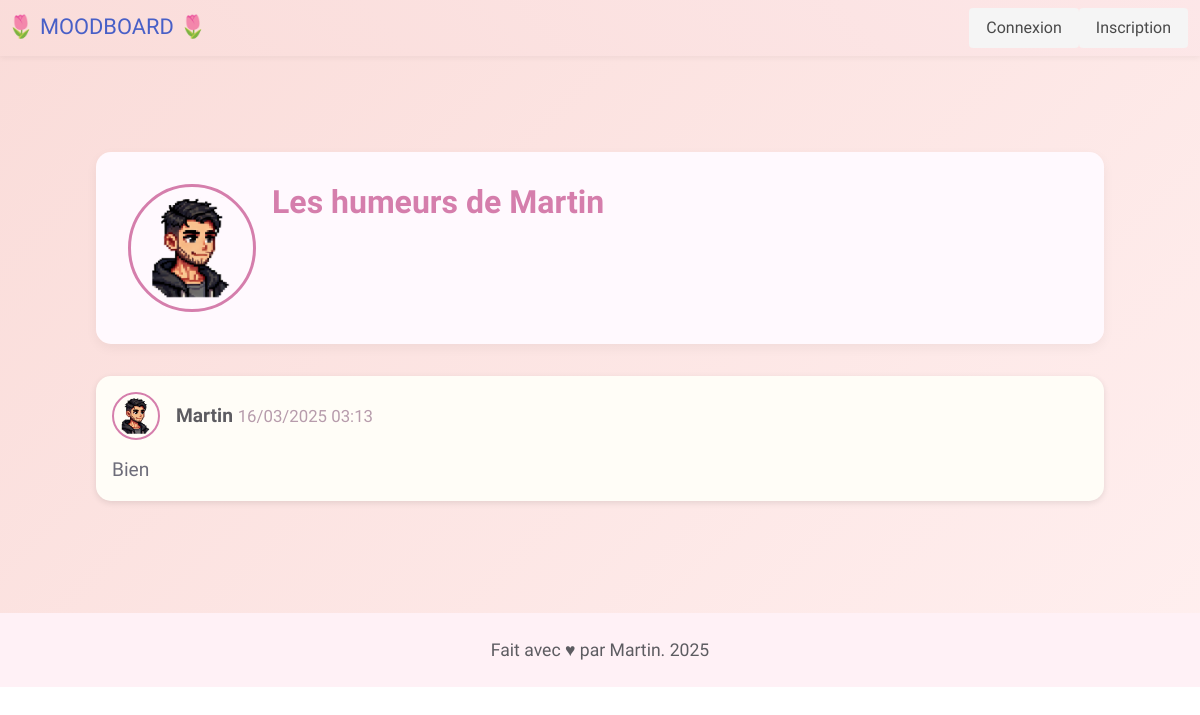
The page /moods/Martin on the database as committed earlier.
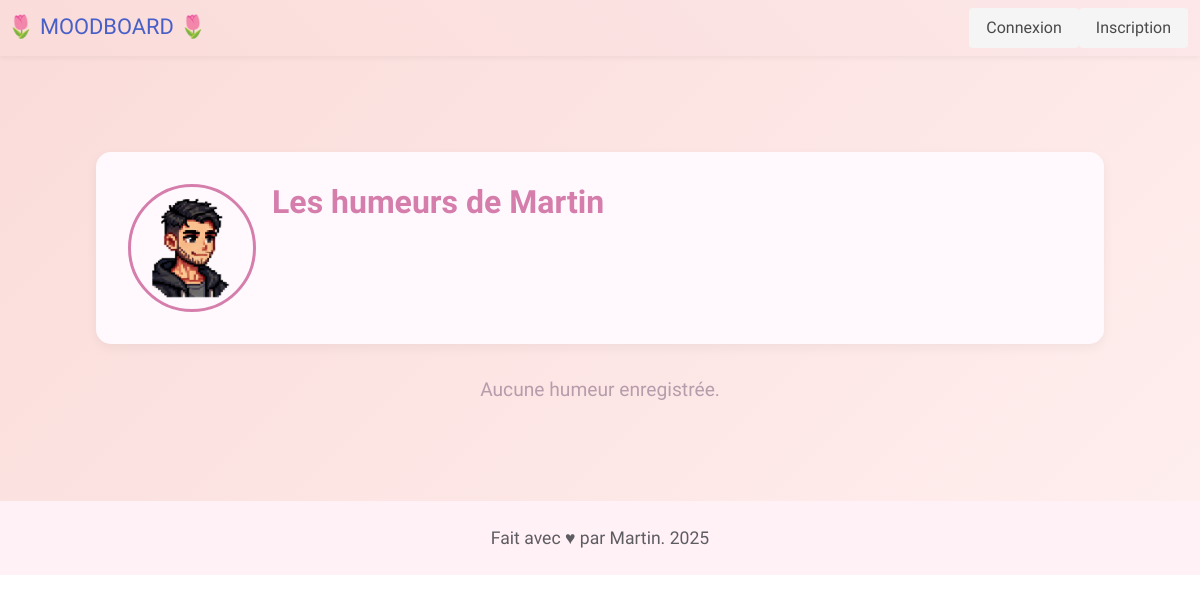
The same page on the database as committed later.
### app.py (models this page shows)
class User(db.Model):
    __tablename__ = 'user'
    __table_args__ = {'extend_existing': True}
    id = db.Column(db.Integer, primary_key=True)
    username = db.Column(db.String(50), unique=True, nullable=False)
    password = db.Column(db.String(200), nullable=False)
    moods = db.relationship('Mood', backref='user', lazy=True, order_by="Mood.created_at.desc()")
    profile_pic = db.Column(db.String(200), default='picture1.png')
    availability = db.Column(db.String(20), default="Pas de statut")
    ideas = db.relationship('Idea', backref='author', lazy=True)

class Mood(db.Model):
    id = db.Column(db.Integer, primary_key=True)
    mood_text = db.Column(db.String(200), nullable=False)
    created_at = db.Column(db.DateTime, default=datetime.utcnow)
    user_id = db.Column(db.Integer, db.ForeignKey('user.id'), nullable=False)

### app.py (the view)
@app.route('/moods/<username>')
def user_moods(username):
    user = User.query.filter_by(username=username).first_or_404()
    return render_template('user_moods.html', user=user)

### templates/user_moods.html (shortened to what this page needs)
{% extends "layout.html" %}
{% block content %}
<div class="container">
  <div class="box animated fadeIn" style="background-color: rgba(255,250,255,0.95); border-radius: 15px; padding: 2rem; margin-bottom: 2rem; box-shadow: 0 4px 12px rgba(0,0,0,0.05);">
    <article class="media">
      <figure class="media-left">
        <p class="image is-128x128">
          <img src="{{ url_for('static', filename='images/' ~ user.profile_pic) }}" alt="Photo de profil de {{ user.username }}" style="border-radius:50%; border:3px solid #D57EAC;">
        </p>
      </figure>
      <div class="media-content">
        <h1 class="title" style="color:#D57EAC;">Les humeurs de {{ user.username }}</h1>
      </div>
    </article>
  </div>
  {% if user.moods %}
    {% for mood in user.moods %}
      <div class="box animated fadeInUp" style="background-color: #FFFDF7; border-radius: 15px; margin-bottom: 1rem; padding: 1rem; box-shadow: 0 2px 6px rgba(0,0,0,0.1);">
        <div style="display: flex; align-items: center;">
          <figure class="image is-48x48" style="margin-right: 1rem;">
            <img src="{{ url_for('static', filename='images/' ~ user.profile_pic) }}" alt="Photo de {{ user.username }}" style="border-radius:50%; border:2px solid #D57EAC;">
          </figure>
          <div>
            <strong style="color: #5D5C61;">{{ user.username }}</strong>
            <small style="color:#B79CAC;">{{ mood.created_at.strftime('%d/%m/%Y %H:%M') }}</small>
          </div>
        </div>
        <p style="margin-top: 1rem; font-size: 1.2rem; color:#6E6D7A;">{{ mood.mood_text }}</p>
      </div>
    {% endfor %}
  {% else %}
    <p style="text-align: center; font-size: 1.2rem; color:#B79CAC;">Aucune humeur enregistrée.</p>
  {% endif %}
</div>
{% endblock %}

### templates/layout.html (shortened to what this page needs)
<!DOCTYPE html>
<html lang="fr">
<head>
  <link rel="stylesheet" href="https://cdn.jsdelivr.net/npm/bulma@0.9.3/css/bulma.min.css">
</head>
<body>
  <nav class="navbar" role="navigation">
    <div class="navbar-brand">
      <a class="navbar-item" href="{{ url_for('index') }}">🌷 MOODBOARD 🌷</a>
    </div>
    <div id="navbarMenu" class="navbar-menu">
      <div class="navbar-end">
        <div class="navbar-item">
          {% if session.username %}
            <div>🌸 Connecté : {{ session.username }}</div>
            <a class="button is-light" href="{{ url_for('logout') }}">Déconnexion</a>
          {% else %}
            <a class="button is-light" href="{{ url_for('login') }}">Connexion</a>
            <a class="button is-light" href="{{ url_for('register') }}">Inscription</a>
          {% endif %}
        </div>
      </div>
    </div>
  </nav>
  <section class="section">
    <div class="container">
      {% block content %}{% endblock %}
    </div>
  </section>
  <footer class="footer">
    <div class="content has-text-centered">
      <p>Fait avec ♥ par Martin. 2025</p>
    </div>
  </footer>
</body>
</html>

### templates/layout.html (style rules this page uses)
body { background: linear-gradient(135deg, #FADCD9, #FFEFEF); color: #5D5C61; font-family: 'Baloo 2', cursive; font-size: 1.2rem; margin: 0; padding: 0; overflow-x: hidden; position: relative; }
.navbar { background: linear-gradient(45deg, #FADCD9, #FFF1F6); background-size: 200% 200%; animation: gradientShift 20s ease infinite; box-shadow: 0 2px 6px rgba(0,0,0,0.05); }
.navbar-item, .navbar-brand { color: #5D5C61; font-size: 1.3rem; transition: transform 0.3s ease; }
footer.footer { background-color: #FFF1F6; color: #5D5C61; padding: 1.5rem 0; font-size: 1.1rem; }
.container { max-width: 100%; padding: 1.5rem; }
.section { animation: fadeIn 1s ease-out; }

Rows that differ between the two databases and show on the page:
removed Mood: profile_pic (picture), {{ user.username }} "Martin", created_at "16/03/2025 03:13", mood_text "Bien"
Other text that changed with them:
text now shown: "Aucune humeur enregistrée."
